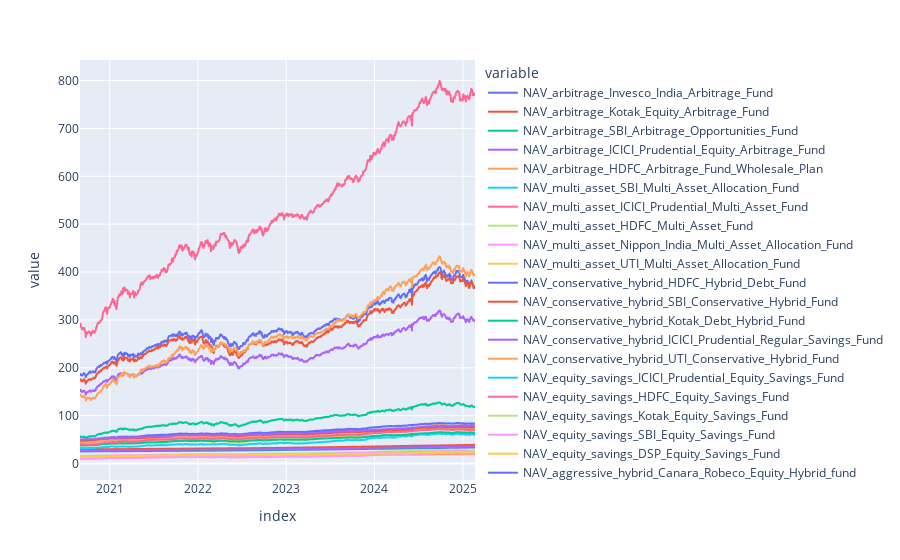

Source (notebook cell):
### Code cell
px.line(merged_df)

### Figure 1 — Plotly figure (JSON) as saved in the notebook; plotly's stock layout.template omitted (floating-point values rounded to 4 significant figures; data arrays with more than 128 entries replaced by an {"elided": "..."} marker saying what was removed)
{"data": [{"hovertemplate": "variable=NAV_arbitrage_Invesco_India_Arbitrage_Fund<br>index=%{x}<br>value=%{y}<extra></extra>", "legendgroup": "NAV_arbitrage_Invesco_India_Arbitrage_Fund", "line": {"color": "#636efa", "dash": "solid"}, "marker": {"symbol": "circle"}, "mode": "lines", "name": "NAV_arbitrage_Invesco_India_Arbitrage_Fund", "showlegend": true, "type": "scattergl", "x": {"elided": "1086 str values"}, "xaxis": "x", "y": {"elided": "1086 float values"}, "yaxis": "y"}, {"hovertemplate": "variable=NAV_arbitrage_Kotak_Equity_Arbitrage_Fund<br>index=%{x}<br>value=%{y}<extra></extra>", "legendgroup": "NAV_arbitrage_Kotak_Equity_Arbitrage_Fund", "line": {"color": "#EF553B", "dash": "solid"}, "marker": {"symbol": "circle"}, "mode": "lines", "name": "NAV_arbitrage_Kotak_Equity_Arbitrage_Fund", "showlegend": true, "type": "scattergl", "x": {"elided": "1086 str values"}, "xaxis": "x", "y": {"elided": "1086 float values"}, "yaxis": "y"}, {"hovertemplate": "variable=NAV_arbitrage_SBI_Arbitrage_Opportunities_Fund<br>index=%{x}<br>value=%{y}<extra></extra>", "legendgroup": "NAV_arbitrage_SBI_Arbitrage_Opportunities_Fund", "line": {"color": "#00cc96", "dash": "solid"}, "marker": {"symbol": "circle"}, "mode": "lines", "name": "NAV_arbitrage_SBI_Arbitrage_Opportunities_Fund", "showlegend": true, "type": "scattergl", "x": {"elided": "1086 str values"}, "xaxis": "x", "y": {"elided": "1086 float values"}, "yaxis": "y"}, {"hovertemplate": "variable=NAV_arbitrage_ICICI_Prudential_Equity_Arbitrage_Fund<br>index=%{x}<br>value=%{y}<extra></extra>", "legendgroup": "NAV_arbitrage_ICICI_Prudential_Equity_Arbitrage_Fund", "line": {"color": "#ab63fa", "dash": "solid"}, "marker": {"symbol": "circle"}, "mode": "lines", "name": "NAV_arbitrage_ICICI_Prudential_Equity_Arbitrage_Fund", "showlegend": true, "type": "scattergl", "x": {"elided": "1086 str values"}, "xaxis": "x", "y": {"elided": "1086 float values"}, "yaxis": "y"}, {"hovertemplate": "variable=NAV_arbitrage_HDFC_Arbitrage_Fund_Wholesale_Plan<br>index=%{x}<br>value=%{y}<extra></extra>", "legendgroup": "NAV_arbitrage_HDFC_Arbitrage_Fund_Wholesale_Plan", "line": {"color": "#FFA15A", "dash": "solid"}, "marker": {"symbol": "circle"}, "mode": "lines", "name": "NAV_arbitrage_HDFC_Arbitrage_Fund_Wholesale_Plan", "showlegend": true, "type": "scattergl", "x": {"elided": "1086 str values"}, "xaxis": "x", "y": {"elided": "1086 float values"}, "yaxis": "y"}, {"hovertemplate": "variable=NAV_multi_asset_SBI_Multi_Asset_Allocation_Fund<br>index=%{x}<br>value=%{y}<extra></extra>", "legendgroup": "NAV_multi_asset_SBI_Multi_Asset_Allocation_Fund", "line": {"color": "#19d3f3", "dash": "solid"}, "marker": {"symbol": "circle"}, "mode": "lines", "name": "NAV_multi_asset_SBI_Multi_Asset_Allocation_Fund", "showlegend": true, "type": "scattergl", "x": {"elided": "1086 str values"}, "xaxis": "x", "y": {"elided": "1086 float values"}, "yaxis": "y"}, {"hovertemplate": "variable=NAV_multi_asset_ICICI_Prudential_Multi_Asset_Fund<br>index=%{x}<br>value=%{y}<extra></extra>", "legendgroup": "NAV_multi_asset_ICICI_Prudential_Multi_Asset_Fund", "line": {"color": "#FF6692", "dash": "solid"}, "marker": {"symbol": "circle"}, "mode": "lines", "name": "NAV_multi_asset_ICICI_Prudential_Multi_Asset_Fund", "showlegend": true, "type": "scattergl", "x": {"elided": "1086 str values"}, "xaxis": "x", "y": {"elided": "1086 float values"}, "yaxis": "y"}, {"hovertemplate": "variable=NAV_multi_asset_HDFC_Multi_Asset_Fund<br>index=%{x}<br>value=%{y}<extra></extra>", "legendgroup": "NAV_multi_asset_HDFC_Multi_Asset_Fund", "line": {"color": "#B6E880", "dash": "solid"}, "marker": {"symbol": "circle"}, "mode": "lines", "name": "NAV_multi_asset_HDFC_Multi_Asset_Fund", "showlegend": true, "type": "scattergl", "x": {"elided": "1086 str values"}, "xaxis": "x", "y": {"elided": "1086 float values"}, "yaxis": "y"}, {"hovertemplate": "variable=NAV_multi_asset_Nippon_India_Multi_Asset_Allocation_Fund<br>index=%{x}<br>value=%{y}<extra></extra>", "legendgroup": "NAV_multi_asset_Nippon_India_Multi_Asset_Allocation_Fund", "line": {"color": "#FF97FF", "dash": "solid"}, "marker": {"symbol": "circle"}, "mode": "lines", "name": "NAV_multi_asset_Nippon_India_Multi_Asset_Allocation_Fund", "showlegend": true, "type": "scattergl", "x": {"elided": "1086 str values"}, "xaxis": "x", "y": {"elided": "1086 float values"}, "yaxis": "y"}, {"hovertemplate": "variable=NAV_multi_asset_UTI_Multi_Asset_Allocation_Fund<br>index=%{x}<br>value=%{y}<extra></extra>", "legendgroup": "NAV_multi_asset_UTI_Multi_Asset_Allocation_Fund", "line": {"color": "#FECB52", "dash": "solid"}, "marker": {"symbol": "circle"}, "mode": "lines", "name": "NAV_multi_asset_UTI_Multi_Asset_Allocation_Fund", "showlegend": true, "type": "scattergl", "x": {"elided": "1086 str values"}, "xaxis": "x", "y": {"elided": "1086 float values"}, "yaxis": "y"}, {"hovertemplate": "variable=NAV_conservative_hybrid_HDFC_Hybrid_Debt_Fund<br>index=%{x}<br>value=%{y}<extra></extra>", "legendgroup": "NAV_conservative_hybrid_HDFC_Hybrid_Debt_Fund", "line": {"color": "#636efa", "dash": "solid"}, "marker": {"symbol": "circle"}, "mode": "lines", "name": "NAV_conservative_hybrid_HDFC_Hybrid_Debt_Fund", "showlegend": true, "type": "scattergl", "x": {"elided": "1086 str values"}, "xaxis": "x", "y": {"elided": "1086 float values"}, "yaxis": "y"}, {"hovertemplate": "variable=NAV_conservative_hybrid_SBI_Conservative_Hybrid_Fund<br>index=%{x}<br>value=%{y}<extra></extra>", "legendgroup": "NAV_conservative_hybrid_SBI_Conservative_Hybrid_Fund", "line": {"color": "#EF553B", "dash": "solid"}, "marker": {"symbol": "circle"}, "mode": "lines", "name": "NAV_conservative_hybrid_SBI_Conservative_Hybrid_Fund", "showlegend": true, "type": "scattergl", "x": {"elided": "1086 str values"}, "xaxis": "x", "y": {"elided": "1086 float values"}, "yaxis": "y"}, {"hovertemplate": "variable=NAV_conservative_hybrid_Kotak_Debt_Hybrid_Fund<br>index=%{x}<br>value=%{y}<extra></extra>", "legendgroup": "NAV_conservative_hybrid_Kotak_Debt_Hybrid_Fund", "line": {"color": "#00cc96", "dash": "solid"}, "marker": {"symbol": "circle"}, "mode": "lines", "name": "NAV_conservative_hybrid_Kotak_Debt_Hybrid_Fund", "showlegend": true, "type": "scattergl", "x": {"elided": "1086 str values"}, "xaxis": "x", "y": {"elided": "1086 float values"}, "yaxis": "y"}, {"hovertemplate": "variable=NAV_conservative_hybrid_ICICI_Prudential_Regular_Savings_Fund<br>index=%{x}<br>value=%{y}<extra></extra>", "legendgroup": "NAV_conservative_hybrid_ICICI_Prudential_Regular_Savings_Fund", "line": {"color": "#ab63fa", "dash": "solid"}, "marker": {"symbol": "circle"}, "mode": "lines", "name": "NAV_conservative_hybrid_ICICI_Prudential_Regular_Savings_Fund", "showlegend": true, "type": "scattergl", "x": {"elided": "1086 str values"}, "xaxis": "x", "y": {"elided": "1086 float values"}, "yaxis": "y"}, {"hovertemplate": "variable=NAV_conservative_hybrid_UTI_Conservative_Hybrid_Fund<br>index=%{x}<br>value=%{y}<extra></extra>", "legendgroup": "NAV_conservative_hybrid_UTI_Conservative_Hybrid_Fund", "line": {"color": "#FFA15A", "dash": "solid"}, "marker": {"symbol": "circle"}, "mode": "lines", "name": "NAV_conservative_hybrid_UTI_Conservative_Hybrid_Fund", "showlegend": true, "type": "scattergl", "x": {"elided": "1086 str values"}, "xaxis": "x", "y": {"elided": "1086 float values"}, "yaxis": "y"}, {"hovertemplate": "variable=NAV_equity_savings_ICICI_Prudential_Equity_Savings_Fund<br>index=%{x}<br>value=%{y}<extra></extra>", "legendgroup": "NAV_equity_savings_ICICI_Prudential_Equity_Savings_Fund", "line": {"color": "#19d3f3", "dash": "solid"}, "marker": {"symbol": "circle"}, "mode": "lines", "name": "NAV_equity_savings_ICICI_Prudential_Equity_Savings_Fund", "showlegend": true, "type": "scattergl", "x": {"elided": "1086 str values"}, "xaxis": "x", "y": {"elided": "1086 float values"}, "yaxis": "y"}, {"hovertemplate": "variable=NAV_equity_savings_HDFC_Equity_Savings_Fund<br>index=%{x}<br>value=%{y}<extra></extra>", "legendgroup": "NAV_equity_savings_HDFC_Equity_Savings_Fund", "line": {"color": "#FF6692", "dash": "solid"}, "marker": {"symbol": "circle"}, "mode": "lines", "name": "NAV_equity_savings_HDFC_Equity_Savings_Fund", "showlegend": true, "type": "scattergl", "x": {"elided": "1086 str values"}, "xaxis": "x", "y": {"elided": "1086 float values"}, "yaxis": "y"}, {"hovertemplate": "variable=NAV_equity_savings_Kotak_Equity_Savings_Fund<br>index=%{x}<br>value=%{y}<extra></extra>", "legendgroup": "NAV_equity_savings_Kotak_Equity_Savings_Fund", "line": {"color": "#B6E880", "dash": "solid"}, "marker": {"symbol": "circle"}, "mode": "lines", "name": "NAV_equity_savings_Kotak_Equity_Savings_Fund", "showlegend": true, "type": "scattergl", "x": {"elided": "1086 str values"}, "xaxis": "x", "y": {"elided": "1086 float values"}, "yaxis": "y"}, {"hovertemplate": "variable=NAV_equity_savings_SBI_Equity_Savings_Fund<br>index=%{x}<br>value=%{y}<extra></extra>", "legendgroup": "NAV_equity_savings_SBI_Equity_Savings_Fund", "line": {"color": "#FF97FF", "dash": "solid"}, "marker": {"symbol": "circle"}, "mode": "lines", "name": "NAV_equity_savings_SBI_Equity_Savings_Fund", "showlegend": true, "type": "scattergl", "x": {"elided": "1086 str values"}, "xaxis": "x", "y": {"elided": "1086 float values"}, "yaxis": "y"}, {"hovertemplate": "variable=NAV_equity_savings_DSP_Equity_Savings_Fund<br>index=%{x}<br>value=%{y}<extra></extra>", "legendgroup": "NAV_equity_savings_DSP_Equity_Savings_Fund", "line": {"color": "#FECB52", "dash": "solid"}, "marker": {"symbol": "circle"}, "mode": "lines", "name": "NAV_equity_savings_DSP_Equity_Savings_Fund", "showlegend": true, "type": "scattergl", "x": {"elided": "1086 str values"}, "xaxis": "x", "y": {"elided": "1086 float values"}, "yaxis": "y"}, {"hovertemplate": "variable=NAV_aggressive_hybrid_Canara_Robeco_Equity_Hybrid_fund<br>index=%{x}<br>value=%{y}<extra></extra>", "legendgroup": "NAV_aggressive_hybrid_Canara_Robeco_Equity_Hybrid_fund", "line": {"color": "#636efa", "dash": "solid"}, "marker": {"symbol": "circle"}, "mode": "lines", "name": "NAV_aggressive_hybrid_Canara_Robeco_Equity_Hybrid_fund", "showlegend": true, "type": "scattergl", "x": {"elided": "1086 str values"}, "xaxis": "x", "y": {"elided": "1086 float values"}, "yaxis": "y"}, {"hovertemplate": "variable=NAV_aggressive_hybrid_DSP_Aggresive_Hybrid_Fund<br>index=%{x}<br>value=%{y}<extra></extra>", "legendgroup": "NAV_aggressive_hybrid_DSP_Aggresive_Hybrid_Fund", "line": {"color": "#EF553B", "dash": "solid"}, "marker": {"symbol": "circle"}, "mode": "lines", "name": "NAV_aggressive_hybrid_DSP_Aggresive_Hybrid_Fund", "showlegend": true, "type": "scattergl", "x": {"elided": "1086 str values"}, "xaxis": "x", "y": {"elided": "1086 float values"}, "yaxis": "y"}, {"hovertemplate": "variable=NAV_aggressive_hybrid_HDFC_Hybrid_Equity_Fund<br>index=%{x}<br>value=%{y}<extra></extra>", "legendgroup": "NAV_aggressive_hybrid_HDFC_Hybrid_Equity_Fund", "line": {"color": "#00cc96", "dash": "solid"}, "marker": {"symbol": "circle"}, "mode": "lines", "name": "NAV_aggressive_hybrid_HDFC_Hybrid_Equity_Fund", "showlegend": true, "type": "scattergl", "x": {"elided": "1086 str values"}, "xaxis": "x", "y": {"elided": "1086 float values"}, "yaxis": "y"}, {"hovertemplate": "variable=NAV_aggressive_hybrid_SBI_Equity_Hybrid_Fund<br>index=%{x}<br>value=%{y}<extra></extra>", "legendgroup": "NAV_aggressive_hybrid_SBI_Equity_Hybrid_Fund", "line": {"color": "#ab63fa", "dash": "solid"}, "marker": {"symbol": "circle"}, "mode": "lines", "name": "NAV_aggressive_hybrid_SBI_Equity_Hybrid_Fund", "showlegend": true, "type": "scattergl", "x": {"elided": "1086 str values"}, "xaxis": "x", "y": {"elided": "1086 float values"}, "yaxis": "y"}, {"hovertemplate": "variable=NAV_aggressive_hybrid_ICICI_Prudential_Equity_and_Debt_Fund<br>index=%{x}<br>value=%{y}<extra></extra>", "legendgroup": "NAV_aggressive_hybrid_ICICI_Prudential_Equity_and_Debt_Fund", "line": {"color": "#FFA15A", "dash": "solid"}, "marker": {"symbol": "circle"}, "mode": "lines", "name": "NAV_aggressive_hybrid_ICICI_Prudential_Equity_and_Debt_Fund", "showlegend": true, "type": "scattergl", "x": {"elided": "1086 str values"}, "xaxis": "x", "y": {"elided": "1086 float values"}, "yaxis": "y"}], "layout": {"legend": {"title": {"text": "variable"}, "tracegroupgap": 0}, "margin": {"t": 60}, "xaxis": {"anchor": "y", "domain": [0, 1], "title": {"text": "index"}}, "yaxis": {"anchor": "x", "domain": [0, 1], "title": {"text": "value"}}}}
